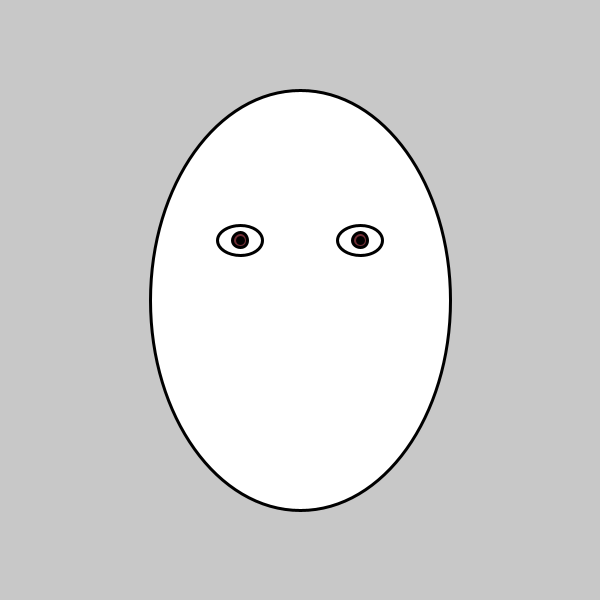
Frame 1 (no input)
Frame 60 (the mouse pressed at the canvas centre just before this capture): identical to frame 1, image omitted
Frame 120 (the mouse held since frame 60 and released just before this capture): identical to frame 1, image omitted

The Processing sketch that drew this single still picture (run headless with seeded random() and noise(); from frame 60 on, the mouse is pressed at the canvas centre):

// Processing sketch: faceAPI_Edit_2
// ── faceAPI_Edit_2.pde
void setup() {
  size(600, 600);
}

void draw() {
  background(200);
  scale(3.0);
  drawFace(100, 100, 100);
  
}

void drawFace(float xPosition, float yPosition, float scale) {
  fill(255);
  ellipse(xPosition, yPosition, scale, scale + 40);
  
  drawEye(xPosition-20, yPosition-20, scale/10);
  drawEye(xPosition+20, yPosition-20, scale/10);
    
  drawIris(xPosition-20, yPosition-20, scale/20);
  drawIris(xPosition+20, yPosition-20, scale/20);
  
  drawPupil(xPosition-20, yPosition-20, scale/50);
  drawPupil(xPosition+20, yPosition-20, scale/50);

}

void drawEye(float xPosition, float yPosition, float size) {
  fill(255);
  ellipse(xPosition, yPosition, size + 5, size);
}

void drawIris(float xPosition, float yPosition, float diameter) {
  fill(114, 47, 55);
  ellipse(xPosition, yPosition, diameter, diameter);
  
}

void drawPupil(float xPosition, float yPosition, float diameter) {
  fill(0);
  ellipse(xPosition, yPosition, diameter, diameter);
}
